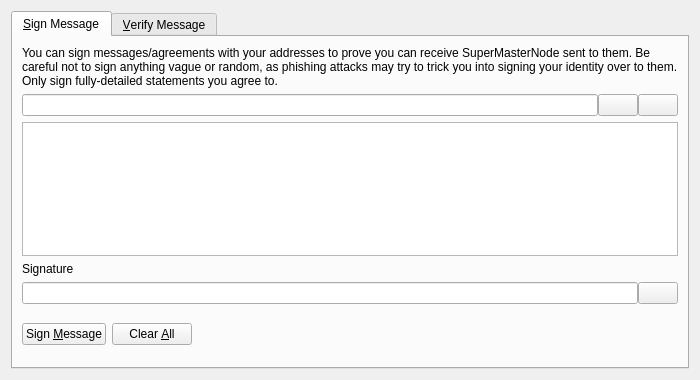
<?xml version="1.0" encoding="UTF-8"?>
<ui version="4.0">
 <class>SignVerifyMessageDialog</class>
 <widget class="QDialog" name="SignVerifyMessageDialog">
  <property name="geometry">
   <rect>
    <x>0</x>
    <y>0</y>
    <width>700</width>
    <height>380</height>
   </rect>
  </property>
  <property name="windowTitle">
   <string>Signatures - Sign / Verify a Message</string>
  </property>
  <property name="modal">
   <bool>true</bool>
  </property>
  <layout class="QVBoxLayout" name="verticalLayout">
   <item>
    <widget class="QTabWidget" name="tabWidget">
     <property name="currentIndex">
      <number>0</number>
     </property>
     <widget class="QWidget" name="tabSignMessage">
      <attribute name="title">
       <string>&amp;Sign Message</string>
      </attribute>
      <layout class="QVBoxLayout" name="verticalLayout_SM">
       <item>
        <widget class="QLabel" name="infoLabel_SM">
         <property name="text">
          <string>You can sign messages/agreements with your addresses to prove you can receive SuperMasterNode sent to them. Be careful not to sign anything vague or random, as phishing attacks may try to trick you into signing your identity over to them. Only sign fully-detailed statements you agree to.</string>
         </property>
         <property name="textFormat">
          <enum>Qt::PlainText</enum>
         </property>
         <property name="wordWrap">
          <bool>true</bool>
         </property>
        </widget>
       </item>
       <item>
        <layout class="QHBoxLayout" name="horizontalLayout_1_SM">
         <property name="spacing">
          <number>0</number>
         </property>
         <item>
          <widget class="QValidatedLineEdit" name="addressIn_SM">
           <property name="toolTip">
            <string>The SuperMasterNode address to sign the message with</string>
           </property>
          </widget>
         </item>
         <item>
          <widget class="QPushButton" name="addressBookButton_SM">
           <property name="toolTip">
            <string>Choose previously used address</string>
           </property>
           <property name="text">
            <string/>
           </property>
           <property name="shortcut">
            <string>Alt+A</string>
           </property>
           <property name="autoDefault">
            <bool>false</bool>
           </property>
          </widget>
         </item>
         <item>
          <widget class="QPushButton" name="pasteButton_SM">
           <property name="toolTip">
            <string>Paste address from clipboard</string>
           </property>
           <property name="text">
            <string/>
           </property>
           <property name="shortcut">
            <string>Alt+P</string>
           </property>
           <property name="autoDefault">
            <bool>false</bool>
           </property>
          </widget>
         </item>
        </layout>
       </item>
       <item>
        <widget class="QPlainTextEdit" name="messageIn_SM">
         <property name="toolTip">
          <string>Enter the message you want to sign here</string>
         </property>
        </widget>
       </item>
       <item>
        <widget class="QLabel" name="signatureLabel_SM">
         <property name="text">
          <string>Signature</string>
         </property>
         <property name="textFormat">
          <enum>Qt::PlainText</enum>
         </property>
        </widget>
       </item>
       <item>
        <layout class="QHBoxLayout" name="horizontalLayout_2_SM">
         <property name="spacing">
          <number>0</number>
         </property>
         <item>
          <widget class="QLineEdit" name="signatureOut_SM">
           <property name="font">
            <font>
             <italic>true</italic>
            </font>
           </property>
           <property name="readOnly">
            <bool>true</bool>
           </property>
          </widget>
         </item>
         <item>
          <widget class="QPushButton" name="copySignatureButton_SM">
           <property name="toolTip">
            <string>Copy the current signature to the system clipboard</string>
           </property>
           <property name="text">
            <string/>
           </property>
           <property name="autoDefault">
            <bool>false</bool>
           </property>
          </widget>
         </item>
        </layout>
       </item>
       <item>
        <layout class="QHBoxLayout" name="horizontalLayout_3_SM">
         <item>
          <widget class="QPushButton" name="signMessageButton_SM">
           <property name="toolTip">
            <string>Sign the message to prove you own this SuperMasterNode address</string>
           </property>
           <property name="text">
            <string>Sign &amp;Message</string>
           </property>
           <property name="autoDefault">
            <bool>false</bool>
           </property>
          </widget>
         </item>
         <item>
          <widget class="QPushButton" name="clearButton_SM">
           <property name="toolTip">
            <string>Reset all sign message fields</string>
           </property>
           <property name="text">
            <string>Clear &amp;All</string>
           </property>
           <property name="autoDefault">
            <bool>false</bool>
           </property>
          </widget>
         </item>
         <item>
          <spacer name="horizontalSpacer_1_SM">
           <property name="orientation">
            <enum>Qt::Horizontal</enum>
           </property>
           <property name="sizeHint" stdset="0">
            <size>
             <width>40</width>
             <height>48</height>
            </size>
           </property>
          </spacer>
         </item>
         <item>
          <widget class="QLabel" name="statusLabel_SM">
           <property name="font">
            <font>
             <weight>75</weight>
             <bold>true</bold>
            </font>
           </property>
           <property name="text">
            <string/>
           </property>
           <property name="wordWrap">
            <bool>true</bool>
           </property>
          </widget>
         </item>
         <item>
          <spacer name="horizontalSpacer_2_SM">
           <property name="orientation">
            <enum>Qt::Horizontal</enum>
           </property>
           <property name="sizeHint" stdset="0">
            <size>
             <width>40</width>
             <height>48</height>
            </size>
           </property>
          </spacer>
         </item>
        </layout>
       </item>
      </layout>
     </widget>
     <widget class="QWidget" name="tabVerifyMessage">
      <attribute name="title">
       <string>&amp;Verify Message</string>
      </attribute>
      <layout class="QVBoxLayout" name="verticalLayout_VM">
       <item>
        <widget class="QLabel" name="infoLabel_VM">
         <property name="text">
          <string>Enter the receiver's address, message (ensure you copy line breaks, spaces, tabs, etc. exactly) and signature below to verify the message. Be careful not to read more into the signature than what is in the signed message itself, to avoid being tricked by a man-in-the-middle attack. Note that this only proves the signing party receives with the address, it cannot prove sendership of any transaction!</string>
         </property>
         <property name="textFormat">
          <enum>Qt::PlainText</enum>
         </property>
         <property name="alignment">
          <set>Qt::AlignLeading|Qt::AlignLeft|Qt::AlignTop</set>
         </property>
         <property name="wordWrap">
          <bool>true</bool>
         </property>
        </widget>
       </item>
       <item>
        <layout class="QHBoxLayout" name="horizontalLayout_1_VM">
         <property name="spacing">
          <number>0</number>
         </property>
         <item>
          <widget class="QValidatedLineEdit" name="addressIn_VM">
           <property name="toolTip">
            <string>The SuperMasterNode address the message was signed with</string>
           </property>
          </widget>
         </item>
         <item>
          <widget class="QPushButton" name="addressBookButton_VM">
           <property name="toolTip">
            <string>Choose previously used address</string>
           </property>
           <property name="text">
            <string/>
           </property>
           <property name="shortcut">
            <string>Alt+A</string>
           </property>
           <property name="autoDefault">
            <bool>false</bool>
           </property>
          </widget>
         </item>
        </layout>
       </item>
       <item>
        <widget class="QPlainTextEdit" name="messageIn_VM"/>
       </item>
       <item>
        <widget class="QValidatedLineEdit" name="signatureIn_VM"/>
       </item>
       <item>
        <layout class="QHBoxLayout" name="horizontalLayout_2_VM">
         <item>
          <widget class="QPushButton" name="verifyMessageButton_VM">
           <property name="toolTip">
            <string>Verify the message to ensure it was signed with the specified SuperMasterNode address</string>
           </property>
           <property name="text">
            <string>Verify &amp;Message</string>
           </property>
           <property name="autoDefault">
            <bool>false</bool>
           </property>
          </widget>
         </item>
         <item>
          <widget class="QPushButton" name="clearButton_VM">
           <property name="toolTip">
            <string>Reset all verify message fields</string>
           </property>
           <property name="text">
            <string>Clear &amp;All</string>
           </property>
           <property name="autoDefault">
            <bool>false</bool>
           </property>
          </widget>
         </item>
         <item>
          <spacer name="horizontalSpacer_1_VM">
           <property name="orientation">
            <enum>Qt::Horizontal</enum>
           </property>
           <property name="sizeHint" stdset="0">
            <size>
             <width>40</width>
             <height>48</height>
            </size>
           </property>
          </spacer>
         </item>
         <item>
          <widget class="QLabel" name="statusLabel_VM">
           <property name="font">
            <font>
             <weight>75</weight>
             <bold>true</bold>
            </font>
           </property>
           <property name="text">
            <string/>
           </property>
           <property name="wordWrap">
            <bool>true</bool>
           </property>
          </widget>
         </item>
         <item>
          <spacer name="horizontalSpacer_2_VM">
           <property name="orientation">
            <enum>Qt::Horizontal</enum>
           </property>
           <property name="sizeHint" stdset="0">
            <size>
             <width>40</width>
             <height>48</height>
            </size>
           </property>
          </spacer>
         </item>
        </layout>
       </item>
      </layout>
     </widget>
    </widget>
   </item>
  </layout>
 </widget>
 <customwidgets>
  <customwidget>
   <class>QValidatedLineEdit</class>
   <extends>QLineEdit</extends>
   <header>qvalidatedlineedit.h</header>
  </customwidget>
 </customwidgets>
 <resources>
  <include location="../smn.qrc"/>
 </resources>
 <connections/>
</ui>
